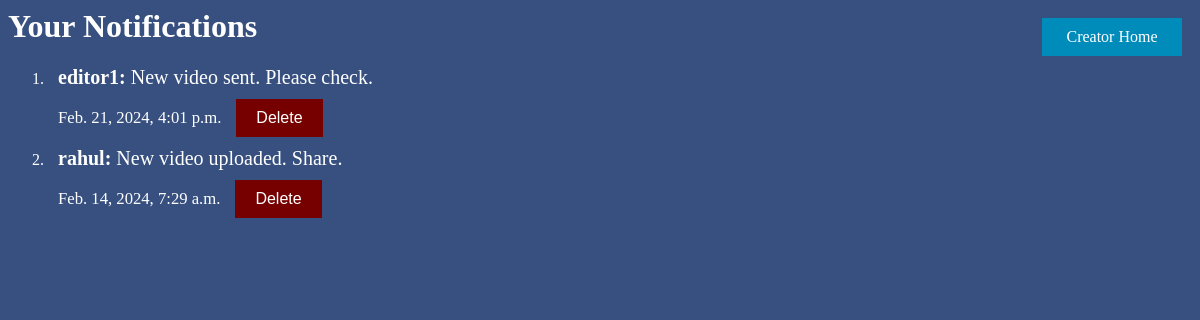
The app's page /notification_list/ (signed in), older data.
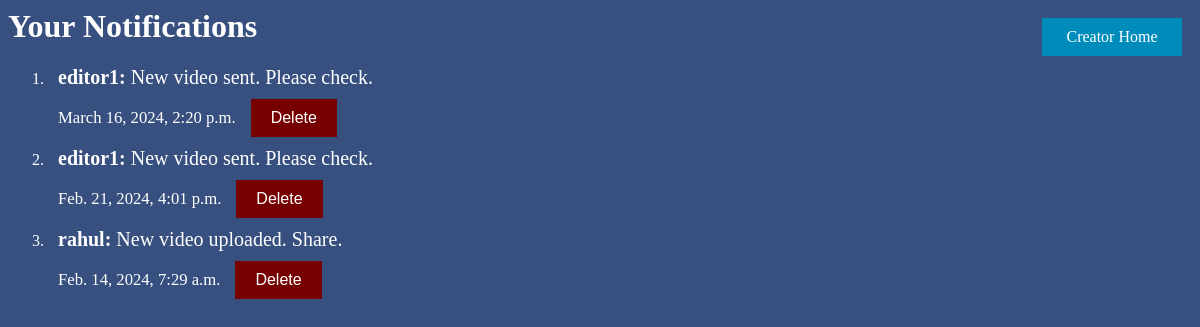
The same page, newer data.
### datafortress/models.py (models this page shows, shortened)
class Notification(models.Model):
    sender = models.ForeignKey(User, on_delete=models.CASCADE, related_name='notifications_sent')
    recipient = models.ForeignKey(User, related_name='received_notifications', on_delete=models.CASCADE)
    message = models.CharField(max_length=200)
    timestamp = models.DateTimeField(auto_now_add=True)
    phone = models.CharField(max_length=15, default='')
    is_read = models.BooleanField(default=False)

### datafortress/views.py (the view)
# urls.py: path('notification_list/', views.notification_list, name='notification_list'),
@login_required
def notification_list(request):
    notifications = Notification.objects.filter(recipient=request.user).order_by('-timestamp')
    return render(request, 'notification_list.html', {'notifications': notifications})

### templates/notification_list.html
{% load static %}
<link rel="stylesheet" href="{% static 'stylehome.css' %}">
<body>
    <a style="float:right; width:100px; margin-right:10px; background-color:#008CBA; color:white;" class='button login-button' href="{% url 'welcome_creator' %}">Creator Home</a>
    <h1 style="color:white;">Your Notifications</h1>
    <ol style="color:white;">
        {% for notification in notifications %}
            <li style="border:0;">
                <div class="list-item">
                    {% if not notification.is_read %}
                        <strong>{{ notification.sender }}:</strong>
                    {% else %}
                        {{ notification.sender }}:
                    {% endif %}
                    {{ notification.message }}
                    <br>
                    <small>{{ notification.timestamp }}</small>
                    <a href="{% url 'delete_notification' notification.id %}">
                        <button type="submit" class='button logout-button'>Delete</button>
                    </a>
                </div>
            </li>
        {% empty %}
            <li>No notifications</li>
        {% endfor %}
    </ol>
</body>

Row changes from the older to the newer data that the page shows:
added Notification: sender "editor1", message "New video sent. Please check.", timestamp "March 16, 2024, 2:20 p.m."
